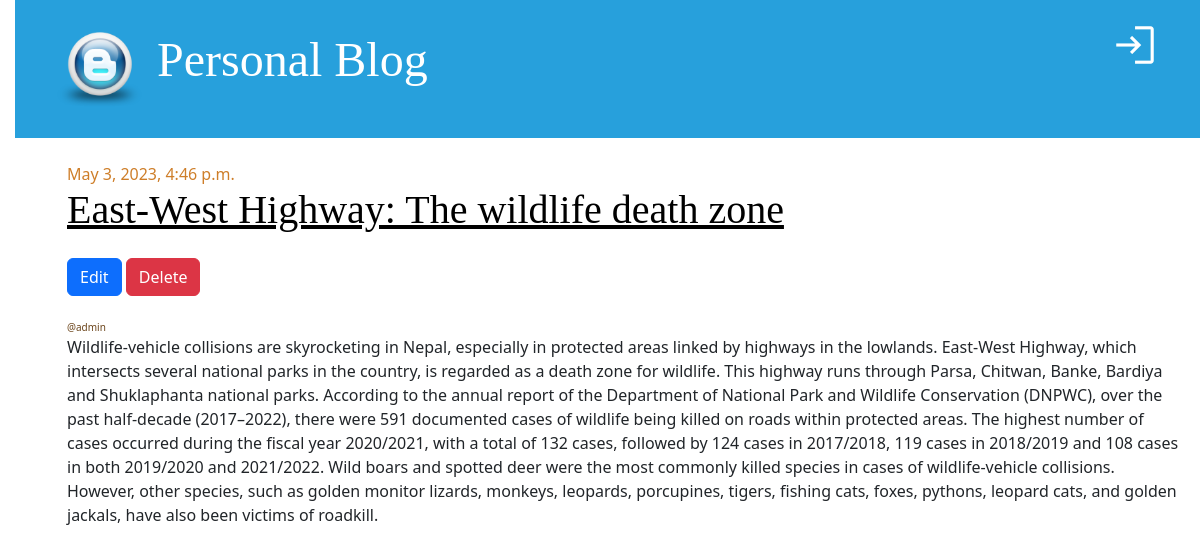
Screenshot of /post-detail/2/ with the database file from the repository.
### blog_app/models.py (models this page shows, shortened)
class Post(models.Model):
    title=models.CharField(max_length=256)
    content=models.TextField()
    author=models.ForeignKey("auth.User",on_delete=models.CASCADE)
    created_at=models.DateTimeField(auto_now_add=True)
    updated_at=models.DateTimeField(auto_now=True)
    published_at=models.DateTimeField(null=True,blank=True)

### blog_app/views.py (the view)
# urls.py: path('post-detail/<int:pk>/', views.PostDetailView.as_view(), name="post-detail"),
class PostDetailView(DetailView):
    model=Post
    template_name="post_detail.html"
    context_object_name="post"
    def get_queryset(self):
        queryset=Post.objects.filter(pk=self.kwargs["pk"],published_at__isnull=False)
        return queryset

### templates/post_detail.html
{% extends "base.html" %}
{% block content %}
 <div class="row">
    <div class="col mt-4">
        <div class="post">
            <div class="date">{{ post.published_at }}</div>
            <h1>
                <a href="#">{{ post.title }}</a>
            </h1>
            <div class="my-4">
                <a href="{% url 'post-update' post.pk %}" class="btn btn-primary">Edit</a>
                <a href="{% url 'post-delete' post.pk %}" class="btn btn-danger">Delete</a>
            </div>
            <div class="date author">@{{ post.author.username }}</div>
            <p>{{ post.content }}</p>
        </div>
    </div>
 </div>
 {% endblock content %}

### static/css/blog.css (style rules this page uses)
body { padding-left: 15px; }
h1 a { color: #27a0dc; font-family: "Lobster"; }
h1, h2, h3, h4 { font-family: "Lobster", cursive; }
.date { color: #ce7e29; }
.post { margin-bottom: 30px; }
.post h1 a, .post h1 a:visited { color: #000000; }
.author { font-size: 10px; color: #6b441a; }

### rows the page displays
Post: published_at "May 3, 2023, 4:46 p.m.", title "East-West Highway: The wildlife death zone", author.username "admin", content "Wildlife-vehicle collisions are skyrocketing in Nepal, especially in protected areas linked by highways in the lowlands. East-West Highway, which intersects several national parks in the country, is regarded as a death zone for wildlife. This highway runs through Parsa, Chitwan, Banke, Bardiya and Shuklaphanta national parks. According to the annual report of the Department of National Park and Wildlife Conservation (DNPWC), over the past half-decade (2017–2022), there were 591 documented cases of wildlife being killed on roads within protected areas. The highest number of cases occurred during the fiscal year 2020/2021, with a total of 132 cases, followed by 124 cases in 2017/2018, 119…"
